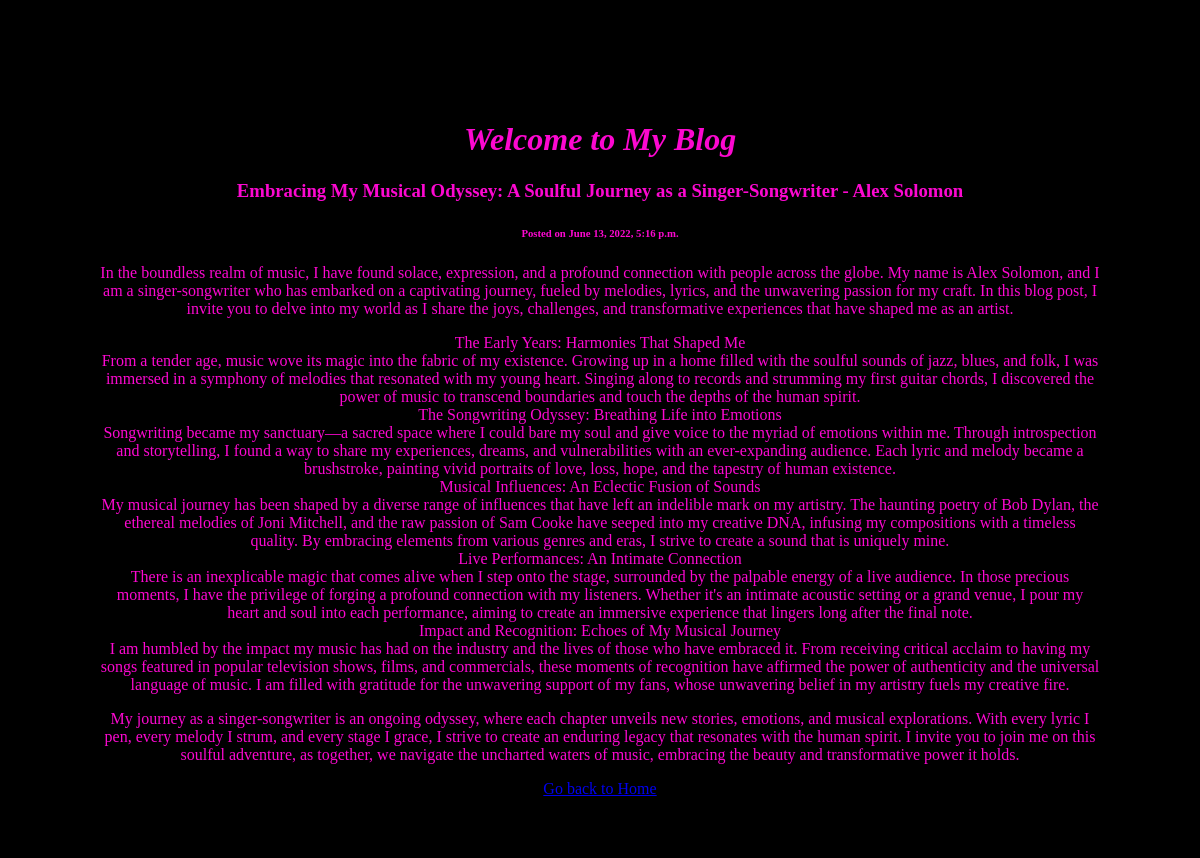
Screenshot of /onlinestore/blog/1/ with the database file from the repository.
### onlinestore/models.py (models this page shows)
class Post(models.Model):
    title = models.CharField(max_length=140)
    body = models.TextField()
    signature = models.CharField(max_length=140, default="RG Baby")
    date = models.DateTimeField()

### onlinestore/views.py (the view)
# urls.py: path('blog/<int:pk>/',views.post, name='post'),
def post(request, pk):
    post = get_object_or_404(Post, pk=pk)
    return render(request, 'post.html', {'post': post})

### onlinestore/templates/post.html (shortened to what this page needs)
{% extends "header.html" %}
{% block content %}
  <h3 class="post-title">{{ post.title }}</h3>
  <h6 class="post-date">Posted on {{ post.date }}</h6>
  <div class="container">
    <p class="post-body">{{ post.body|safe|linebreaks }}</p>
  </div>
{% endblock %}

### onlinestore/templates/post.html (style rules this page uses)
.post-title, .post-date, .post-body { color: rgb(252, 8, 208); }
.container p { color: rgb(252, 8, 208); }

### onlinestore/templates/header.html (style rules this page uses)
body { background-color: rgb(0, 0, 0); text-align: center; margin: 0; padding: 0; }
.container { display: contents; justify-content: center; align-items: center; height: 100%; }

### rows the page displays
Post: title "Embracing My Musical Odyssey: A Soulful Journey as a Singer-Songwriter - Alex Solomon", date "June 13, 2022, 5:16 p.m.", body "In the boundless realm of music, I have found solace, expression, and a profound connection with people across the globe. My name is Alex Solomon, and I am a singer-songwriter who has embarked on a captivating journey, fueled by melodies, lyrics, and the unwavering passion for my craft. In this blog post, I invite you to delve into my world as I share the joys, challenges, and transformative experiences that have shaped me as an artist. The Early Years: Harmonies That Shaped Me From a tender age, music wove its magic into the fabric of my existence. Growing up in a home filled with the soulful sounds of jazz, blues, and folk, I was immersed in a symphony of melodies that resonated with my…"
